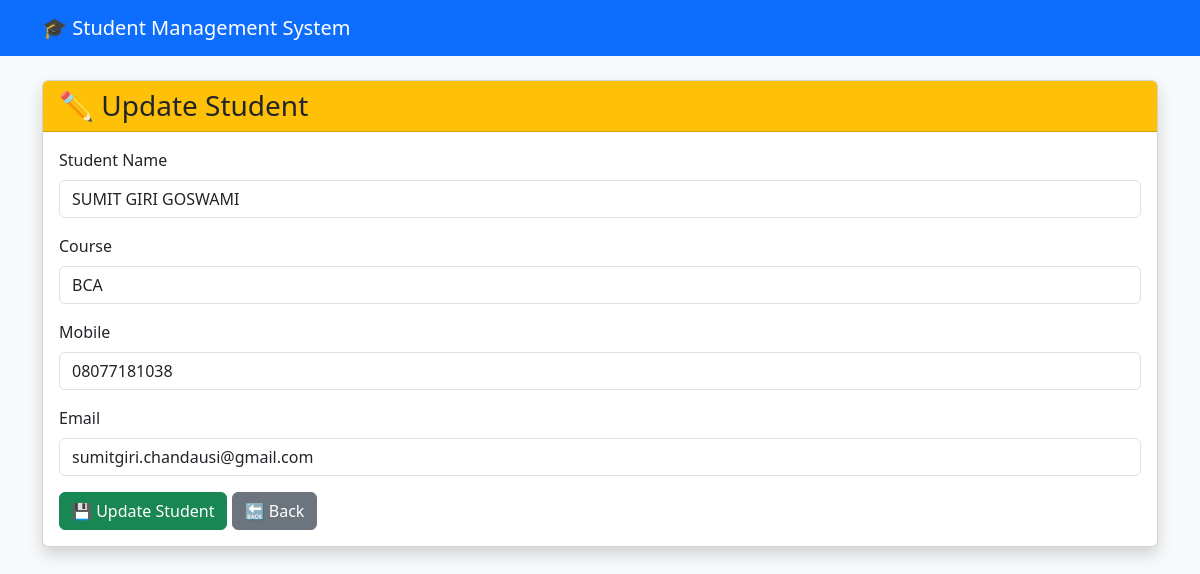
Page /update/3 on the committed database.
### tables this page shows
CREATE TABLE students (
        id INTEGER PRIMARY KEY AUTOINCREMENT,
        name TEXT NOT NULL,
        course TEXT NOT NULL,
        mobile TEXT NOT NULL,
        email TEXT NOT NULL
    );

### app.py (the view, shortened to what this page needs)
@app.route("/update/<int:id>", methods=["GET", "POST"])
def update_student(id):
    conn = sqlite3.connect("students.db")
    cursor = conn.cursor()
    cursor.execute(
        "SELECT * FROM students WHERE id=?",
        (id,)
    )
    student = cursor.fetchone()
    conn.close()
    return render_template(
        "update_student.html",
        student=student
    )

### templates/update_student.html
{% extends "base.html" %}
{% block content %}
<div class="card shadow">
    <div class="card-header bg-warning">
        <h3 class="mb-0">
            ✏️ Update Student
        </h3>
    </div>
    <div class="card-body">
        <form method="POST">
            <div class="mb-3">
                <label class="form-label">
                    Student Name
                </label>
                <input
                    type="text"
                    name="name"
                    class="form-control"
                    value="{{ student[1] }}"
                    required>
            </div>
            <div class="mb-3">
                <label class="form-label">
                    Course
                </label>
                <input
                    type="text"
                    name="course"
                    class="form-control"
                    value="{{ student[2] }}"
                    required>
            </div>
            <div class="mb-3">
                <label class="form-label">
                    Mobile
                </label>
                <input
                    type="text"
                    name="mobile"
                    class="form-control"
                    value="{{ student[3] }}"
                    required>
            </div>
            <div class="mb-3">
                <label class="form-label">
                    Email
                </label>
                <input
                    type="email"
                    name="email"
                    class="form-control"
                    value="{{ student[4] }}"
                    required>
            </div>
            <button type="submit" class="btn btn-success">
                💾 Update Student
            </button>
            <a href="/students" class="btn btn-secondary">
                🔙 Back
            </a>
        </form>
    </div>
</div>
{% endblock %}

### rows in the picture
students: name "SUMIT GIRI GOSWAMI", course "BCA", mobile "08077181038", email "sumitgiri.chandausi@gmail.com"
